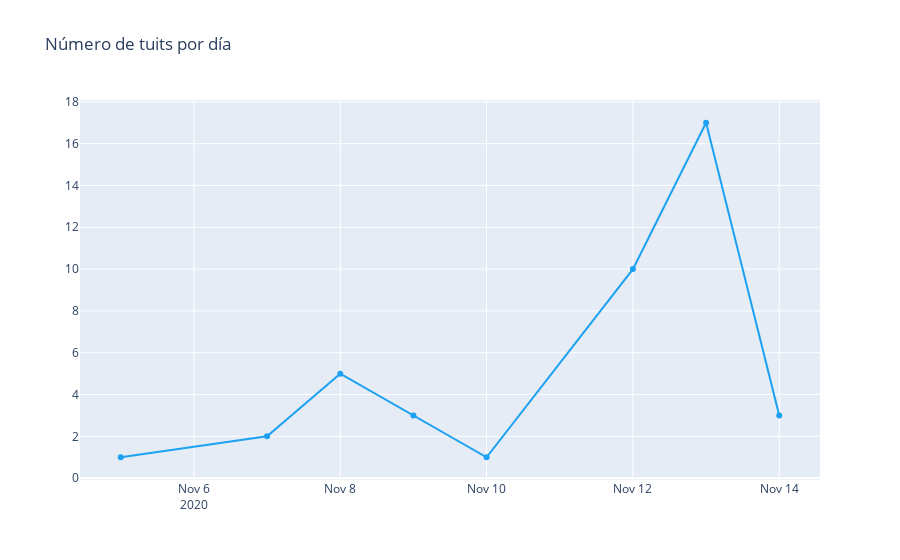

The notebook cell this image was saved under:
### Code cell
trace = go.Scatter(x=temp.fecha.values,
                   y=temp.cnt.values,
                   text=[f"Fecha: {f}<br>Tuits: {c}" for f,c in zip(temp.fecha.values,temp.cnt.values)],
                   hoverinfo='text',
                   mode='lines+markers',
                   name='Días',
                   line={'color':'#1DA1F2'})

layout = go.Layout(title='Número de tuits por día')

fig = go.Figure(data=[trace], layout=layout)
iplot(fig)

### Figure 1 — Plotly figure (JSON) as saved in the notebook; plotly's stock layout.template omitted (floating-point values rounded to 4 significant figures)
{"data": [{"hoverinfo": "text", "line": {"color": "#1DA1F2"}, "mode": "lines+markers", "name": "Días", "text": ["Fecha: 2020-11-05<br>Tuits: 1", "Fecha: 2020-11-07<br>Tuits: 2", "Fecha: 2020-11-08<br>Tuits: 5", "Fecha: 2020-11-09<br>Tuits: 3", "Fecha: 2020-11-10<br>Tuits: 1", "Fecha: 2020-11-12<br>Tuits: 10", "Fecha: 2020-11-13<br>Tuits: 17", "Fecha: 2020-11-14<br>Tuits: 3"], "type": "scatter", "x": ["2020-11-05", "2020-11-07", "2020-11-08", "2020-11-09", "2020-11-10", "2020-11-12", "2020-11-13", "2020-11-14"], "y": [1, 2, 5, 3, 1, 10, 17, 3]}], "layout": {"title": {"text": "Número de tuits por día"}}}
